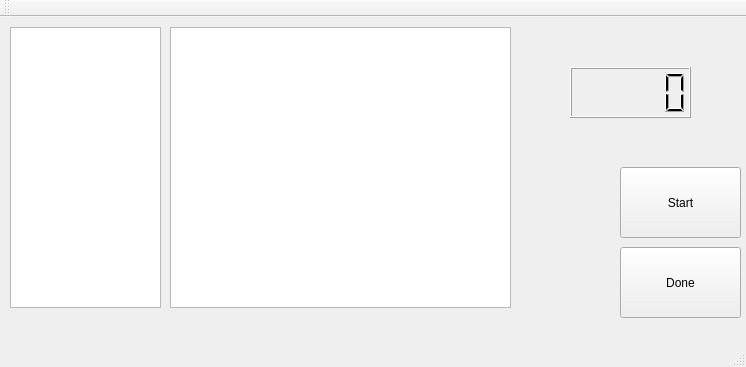
<?xml version="1.0" encoding="UTF-8"?>
<ui version="4.0">
 <class>MainWindow</class>
 <widget class="QMainWindow" name="MainWindow">
  <property name="geometry">
   <rect>
    <x>0</x>
    <y>0</y>
    <width>746</width>
    <height>367</height>
   </rect>
  </property>
  <property name="windowTitle">
   <string>MainWindow</string>
  </property>
  <widget class="QWidget" name="centralWidget">
   <widget class="QPushButton" name="doneButton">
    <property name="geometry">
     <rect>
      <x>620</x>
      <y>230</y>
      <width>121</width>
      <height>71</height>
     </rect>
    </property>
    <property name="text">
     <string>Done</string>
    </property>
   </widget>
   <widget class="QLCDNumber" name="clockNumber">
    <property name="geometry">
     <rect>
      <x>570</x>
      <y>50</y>
      <width>121</width>
      <height>51</height>
     </rect>
    </property>
    <property name="minimumSize">
     <size>
      <width>121</width>
      <height>0</height>
     </size>
    </property>
   </widget>
   <widget class="QListWidget" name="listWidget">
    <property name="geometry">
     <rect>
      <x>10</x>
      <y>10</y>
      <width>151</width>
      <height>281</height>
     </rect>
    </property>
   </widget>
   <widget class="QListWidget" name="listWidget_2">
    <property name="geometry">
     <rect>
      <x>170</x>
      <y>10</y>
      <width>341</width>
      <height>281</height>
     </rect>
    </property>
   </widget>
   <widget class="QPushButton" name="pushButton">
    <property name="geometry">
     <rect>
      <x>620</x>
      <y>150</y>
      <width>121</width>
      <height>71</height>
     </rect>
    </property>
    <property name="text">
     <string>Start</string>
    </property>
   </widget>
  </widget>
  <widget class="QMenuBar" name="menuBar">
   <property name="geometry">
    <rect>
     <x>0</x>
     <y>0</y>
     <width>746</width>
     <height>25</height>
    </rect>
   </property>
  </widget>
  <widget class="QToolBar" name="mainToolBar">
   <attribute name="toolBarArea">
    <enum>TopToolBarArea</enum>
   </attribute>
   <attribute name="toolBarBreak">
    <bool>false</bool>
   </attribute>
  </widget>
  <widget class="QStatusBar" name="statusBar"/>
 </widget>
 <layoutdefault spacing="6" margin="11"/>
 <resources/>
 <connections/>
</ui>
